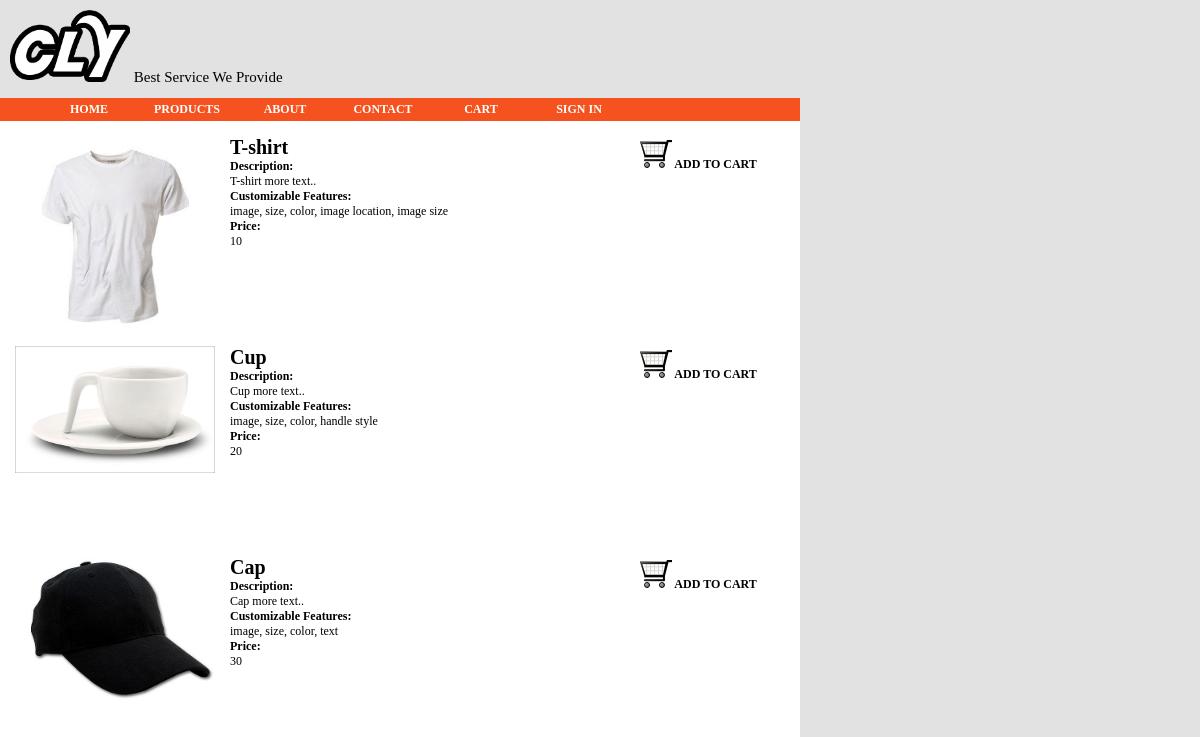
/products.php, run on the app's committed database.
### tables this page shows
CREATE TABLE IF NOT EXISTS products (
id INTEGER NOT NULL AUTO_INCREMENT PRIMARY KEY,
name VARCHAR(50) NOT NULL,
description VARCHAR(1024) NOT NULL,
price DOUBLE NOT NULL,
attr_list VARCHAR(50) NOT NULL,
sample_image VARCHAR(70) NOT NULL
);

### classes/User.php (called while the page is built, shortened)
<?php
class User {
  static function logged_in_user(){
    if(@isset($_SESSION["user_id"])) return new User($_SESSION["user_id"]);
    else return false;
  }
}
?>

### inc.php (called while the page is built, shortened)
<?php
$user = User::logged_in_user();
function sql($query, $limit=1003){
  return Mysql::query($query, $limit);
}
?>

### classes/Mysql.php (called while the page is built, shortened)
<?php
class Mysql{
  static public function query($str, $limit=SQL_MULTIPLE_ROWS){
    $result=mysql_query($str);
    if($limit==SQL_SINGLE_VALUE){
      if(mysql_num_rows($result)!=1) return false;
      else return mysql_result($result, 0);
    }else if($limit==SQL_SINGLE_ROW){
      if(mysql_num_rows($result)!=1) return false;
      else return mysql_fetch_assoc($result);
    }else{
      $ret=array();
      if($result!==true){
        while($row=mysql_fetch_assoc($result)) $ret[]=$row;
        return $ret;
      }else return true;
    }
  }
}
?>

### classes/Product.php (called while the page is built, shortened)
<?php
class Product {
  private $info = array();
  private function __construct($info){
    $this->info = array_merge($this->info, $info);
    $this->info["attr_list"] = explode(",", $this->info["attr_list"]);
  }
  static function get_all_products(){
    $products = sql("SELECT * FROM products ORDER BY id");
    foreach($products as $product) $ret[] = new Product($product);
    return $ret;
  }
  function get_id(){ return $this->info["id"]; }
  function get_name(){ return $this->info["name"]; }
  function get_description(){ return $this->info["description"]; }
  function get_price(){ return $this->info["price"]; }
  function get_sample_image(){ return $this->info["sample_image"]; }
  function get_attr_list(){ return $this->info["attr_list"]; }
}
?>

### products.php (the view)
<?php
include 'inc.php';
$products = Product::get_all_products();
include 'header.php';
include 'menu.php';
?>
<div id="content">
  <?php foreach($products as $product){ ?>
    <div class="products-block">
      <div class="products-img-container">
        <img src="<?php echo $product->get_sample_image(); ?>" />
      </div>
      <div class="products-desc-container">
        <h4><?php echo $product->get_name(); ?></h4>
        <h5>Description: </h5>
          <span class="products-desc-text"><?php echo $product->get_description(); ?></span>
        <h5>Customizable Features: </h5>
          <span class="products-attr-list"><?php echo implode(", ", $product->get_attr_list()); ?></span>
        <h5>Price: </h5>
           <span class="products-price-text"><?php echo $product->get_price(); ?></span>
      </div>
      <div class="products-buy-container">
        <a onclick="show_product_box(<?php echo $product->get_id(); ?>); return false"
           href="add_product.php?id=<?php echo $product->get_id(); ?>">
          <img src="images/cart.png" alt="cart icon" /> Add to Cart
        </a>
      </div>
    </div>
  <?php } ?>
</div>
<?php
include 'footer.php';
?>

### header.php (shortened to what this page needs)
<!DOCTYPE html PUBLIC "-//W3C//DTD XHTML 1.0 Transitional//EN" "http://www.w3.org/TR/xhtml1/DTD/xhtml1-transitional.dtd">
<html xmlns="http://www.w3.org/1999/xhtml">
  <head>
    <link href="stylesheet.css" rel="stylesheet" type="text/css" />
  </head>
  <body>
     	<div id="logo">
			   <img src=logo.gif>
			   Best Service We Provide
    	</div>

### menu.php (shortened to what this page needs)
<div id="menu">
   		<ul>
   				<li><a href="index.php">Home</a></li>
   				<li><a href="products.php">Products</a></li>
   				<li><a href="about.php">About</a></li>
   				<li><a href="contact.php">Contact</a></li>
   				<li><a href="cart.php">Cart</a></li>
    <li>
   <div id="login">
 <?php if(!$user){ ?>
   <div><a href="login.php" id="sign-in">Sign In</a></div>
   </li>
 <?php } ?>
   		</ul>
   </div>

### footer.php
  </body>
</html>

### stylesheet.css (style rules this page uses)
#sign-in { background-color: #F55220; }
body { border: 0; margin: 0; font-size: 12px; background-color: #E2E2E2; }
#logo { width: 800px; padding-left: 10px; padding-top: 10px; font-size: 15px; }
#logo img { width: 120px; }
#menu { width: 800px; height: 23px; background-color: #F55220; }
#menu ul { background-color: #F55220; }
#menu li { display: inline; float: left; }
#menu a:link, #menu a:visited { display: block; width: 90px; font-weight: bold; font-size: 12px; color: #FFFFFF; background-color: #F55220; text-align: center; padding: 4px; text-decoration: none; text-transform: uppercase; }
#content { width: 790px; padding: 5px; height: 1200px; background-color: #FFFFFF; margin: 0; clear: both; }
.products-block { padding: 5px; height: 130px; width: 800px; }
.products-img-container { float: left; width: 200px; height: 200px; }
.products-img-container img { width: 200px; padding: 5px; }
.products-desc-container { float: left; height: 200px; width: 400px; padding: 5px; margin-left: 15px; }
.products-buy-container { float: left; height: 200px; width: 120px; padding: 5px; }
.products-buy-container img { width: 32px; border: 0; }
.products-buy-container a { text-decoration: none; font-weight: bold; color: #000000; text-transform: Uppercase; }
h4 { font-size: 20px; margin: 0; }
h5 { font-size: 12px; font-weight: bold; margin: 0; }

### data on the page
products: sample_image (picture), name "T-shirt", description "T-shirt more text..", attr_list "image, size, color, image location, image size", price "10"
products: sample_image (picture), name "Cup", description "Cup more text..", attr_list "image, size, color, handle style", price "20"
products: sample_image (picture), name "Cap", description "Cap more text..", attr_list "image, size, color, text", price "30"
